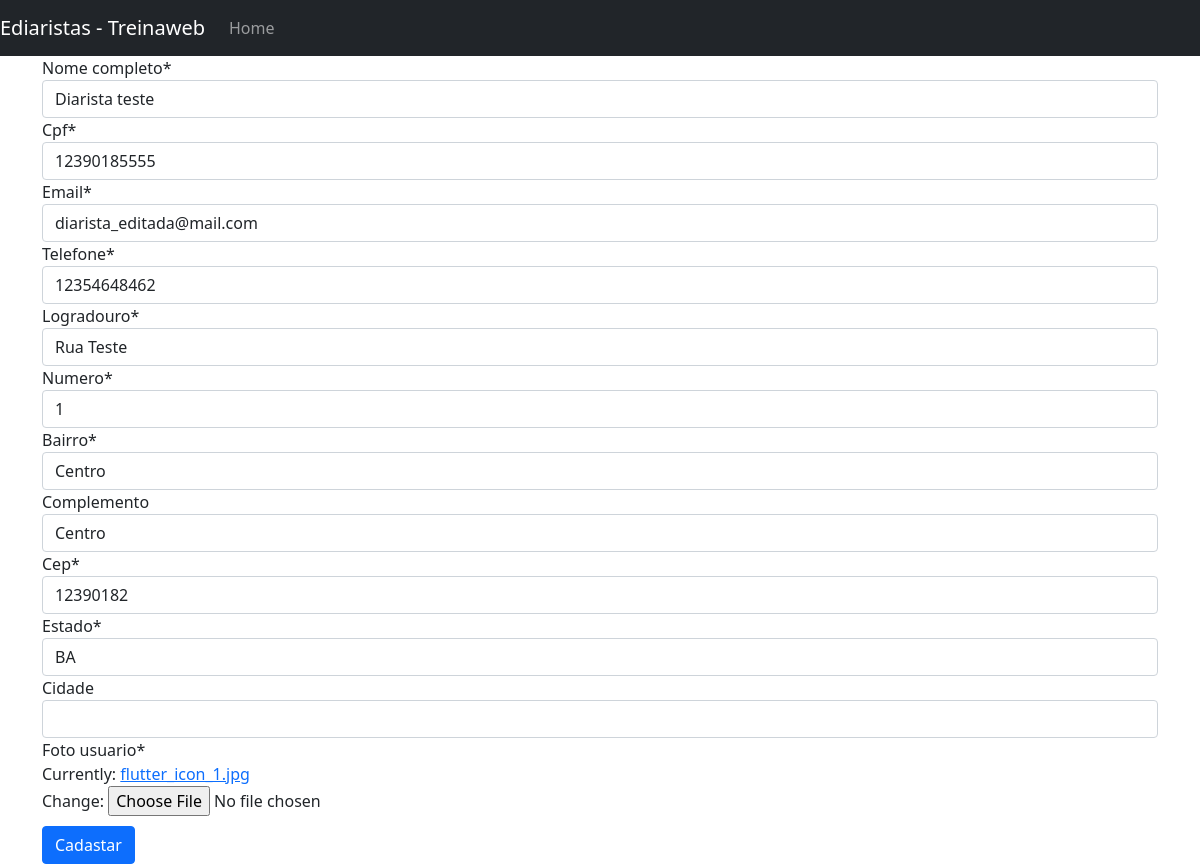
/web/editar_diarista/1, run on the app's committed database.
### web/models.py (models this page shows)
class Diarista(models.Model):
  nome_completo = models.CharField(max_length=100, null=False, blank=False)
  cpf = models.CharField(max_length=11, null=False, blank=False, unique=True)
  email = models.EmailField(null=False, blank=False, unique=True)
  telefone = models.CharField(max_length=11, null=False, blank=False)
  logradouro = models.CharField(max_length=60, null=False, blank=False)
  numero = models.IntegerField(null=False, blank=False)
  bairro = models.CharField(max_length=30, null=False, blank=False)
  complemento = models.CharField(max_length=100, null=False, blank=True)
  cep = models.CharField(max_length=8, null=False, blank=False)
  estado = models.CharField(max_length=2, null=False, blank=False)
  cidade = models.CharField(max_length=30, null=False, blank=True)
  codigo_ibge = models.IntegerField(null=False, blank=False)
  foto_usuario = models.ImageField(null=False)

### web/views.py (the view)
# urls.py: path('editar_diarista/<int:diarista_id>', editar_diarista, name='editar_diarista'),
def editar_diarista(request, diarista_id):
  diarista = Diarista.objects.get(id=diarista_id)
  if request.method == 'POST':
    form_diarista = diarista_form.DiaristaForm(request.POST or None, request.FILES, instance=diarista)
    if form_diarista.is_valid():
      form_diarista.save()
      return redirect('listar_diaristas')
  else:
    form_diarista = diarista_form.DiaristaForm(instance=diarista)
  return render(request, 'form_diarista.html', {'form_diarista': form_diarista})

### web/forms/diarista_form.py (shortened to what this page needs)
class DiaristaForm(forms.ModelForm):
  cpf = forms.CharField(widget=forms.TextInput(attrs={'data-mask': '000.000.000-00'}))
  cep = forms.CharField(widget=forms.TextInput(attrs={'data-mask': '00000-000'}))
  telefone = forms.CharField(widget=forms.TextInput(attrs={'data-mask': '(00) 00000-0000'}))
  class Meta:
    model = Diarista
    exclude = ('codigo_ibge', )

### web/templates/form_diarista.html (shortened to what this page needs)
{% extends "base.html" %}
{% load crispy_forms_tags %}
{% block conteudo %}
  <form method="post" enctype="multipart/form-data">
    {{form_diarista|crispy}}
    <button type="submit" class="btn btn-primary" style="margin-top:10px;">Cadastar</button>
  </form>
{% endblock conteudo %}

### data on the page
Diarista: nome_completo "Diarista teste", cpf "12390185555", email "diarista_editada@mail.com", telefone "12354648462", logradouro "Rua Teste", numero "1", bairro "Centro", complemento "Centro", cep "12390182", estado "BA"
